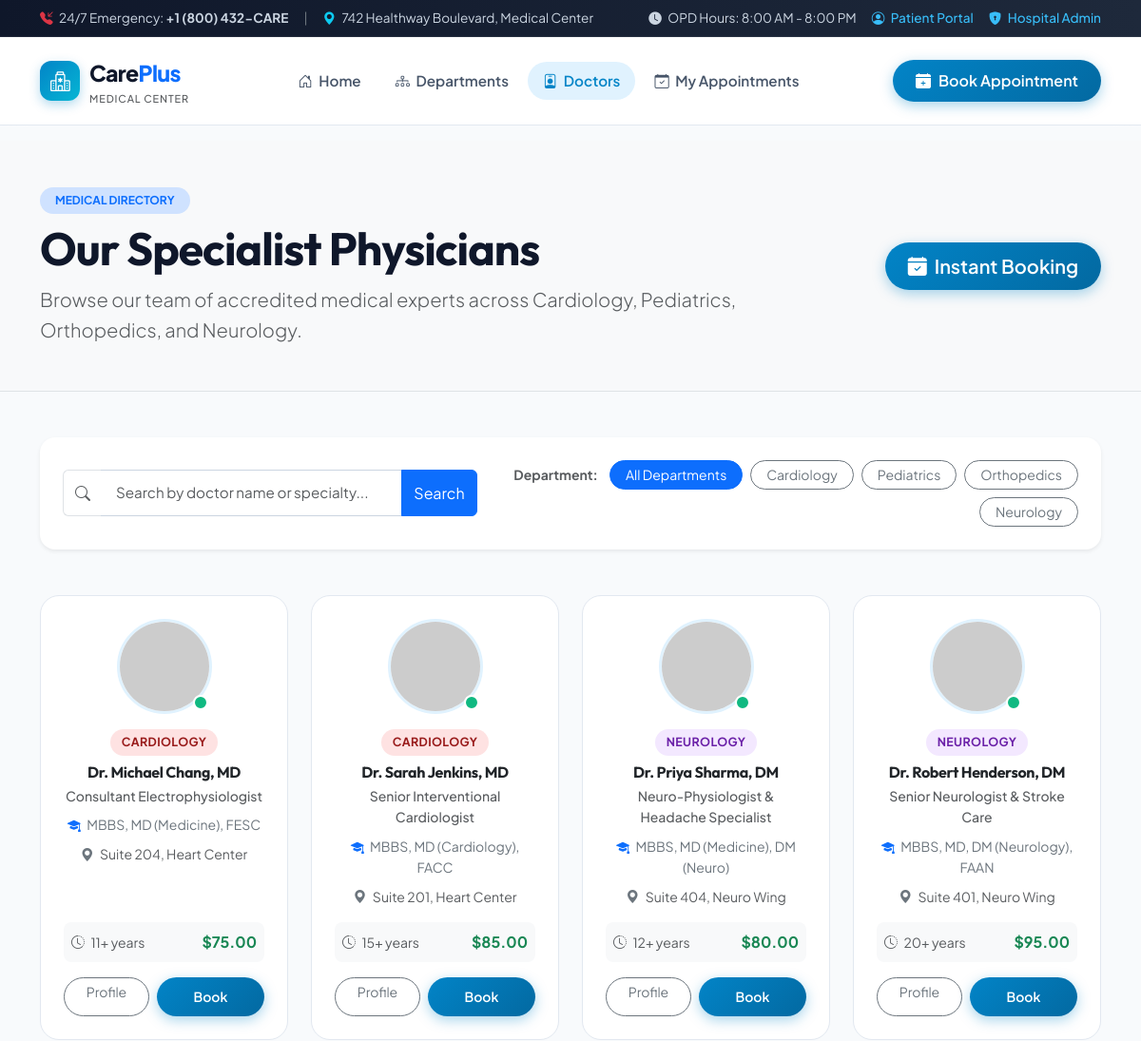
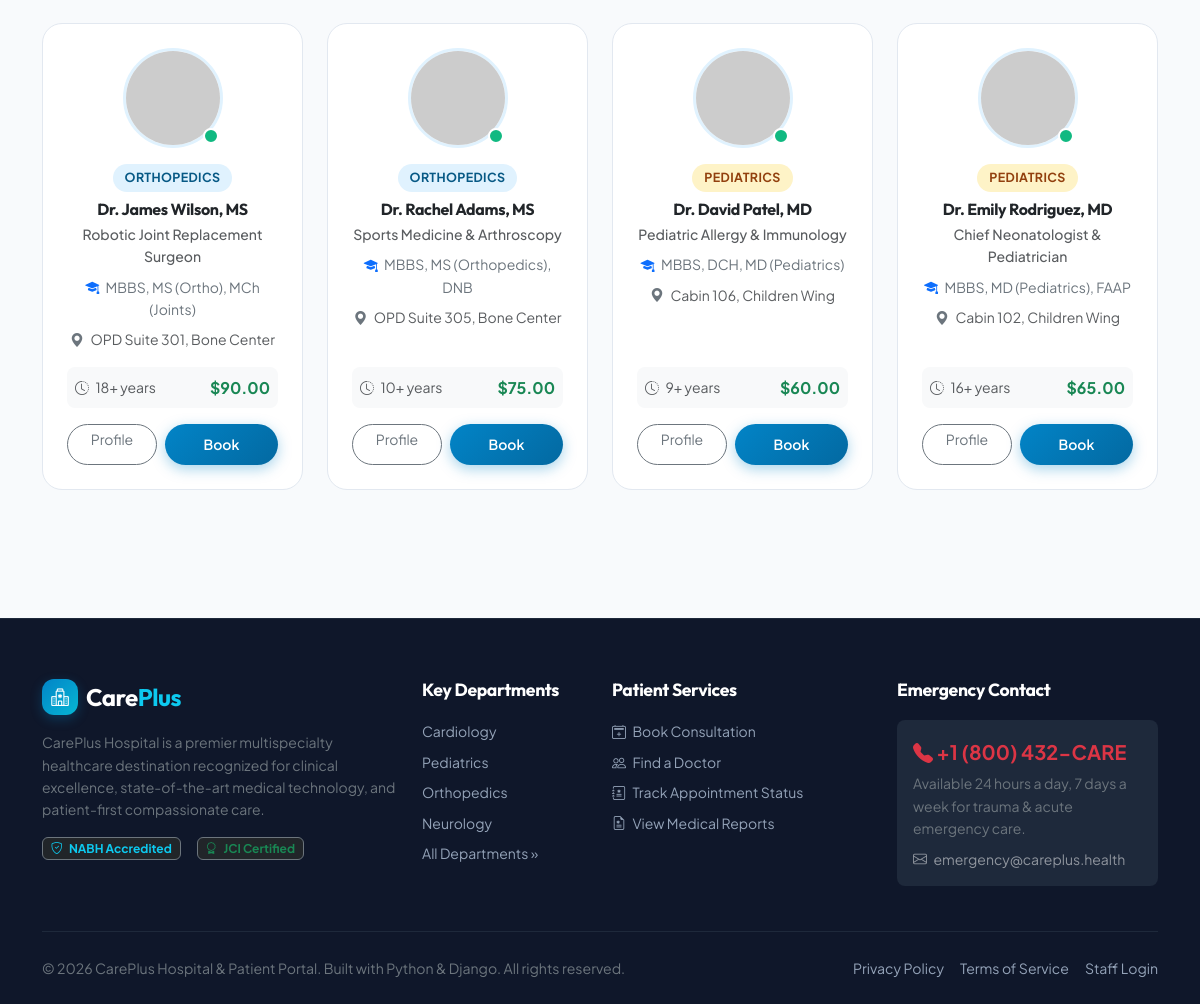
The app's page /doctors/ with its own data (2 pictures, top to bottom).
### appointments/models.py (models this page shows, shortened)
class Doctor(models.Model):
    name = models.CharField(max_length=150, help_text="e.g. Dr. Sarah Jenkins, MD")
    department = models.CharField(max_length=50, choices=DEPARTMENT_CHOICES)
    specialization = models.CharField(max_length=150, help_text="e.g. Interventional Cardiology")
    qualification = models.CharField(max_length=150, help_text="e.g. MBBS, MD, FACC")
    experience_years = models.PositiveIntegerField(default=5, help_text="Years of clinical practice")
    consultation_fee = models.DecimalField(max_digits=8, decimal_places=2, default=50.00)
    room_number = models.CharField(max_length=50, default="Room 101, OPD")
    phone = models.CharField(max_length=20, blank=True)
    email = models.EmailField(blank=True)
    bio = models.TextField(blank=True)
    avatar_url = models.URLField(blank=True, help_text="Image URL for doctor profile")
    is_available = models.BooleanField(default=True)
    created_at = models.DateTimeField(auto_now_add=True)
    class Meta:
        ordering = ['department', 'name']
    @property
    def experience_display(self):
        return f"{self.experience_years}+ years"

### appointments/views.py (the view, shortened to what this page needs)
# urls.py: path('doctors/', views.doctors_list, name='doctors_list'),
def doctors_list(request):
    dept_filter = request.GET.get('dept', '').strip()
    query = request.GET.get('q', '').strip()
    doctors = Doctor.objects.all()
    if dept_filter and dept_filter != 'All':
        doctors = doctors.filter(department__iexact=dept_filter)
    context = {
        'doctors': doctors,
        'departments': [d[0] for d in DEPARTMENT_CHOICES],
        'selected_dept': dept_filter or 'All',
        'search_query': query,
    }
    return render(request, 'appointments/doctors.html', context)

### appointments/templates/appointments/doctors.html (shortened to what this page needs)
{% extends 'appointments/base.html' %}
{% load static %}
{% block content %}
<section class="py-5 bg-light border-bottom">
    <div class="container">
        <div class="row align-items-center">
            <div class="col-lg-8">
                <span class="badge bg-primary-subtle text-primary px-3 py-2 rounded-pill fw-bold text-uppercase mb-2">Medical Directory</span>
                <h1 class="display-5 fw-bold mb-2">Our Specialist Physicians</h1>
                <p class="text-muted mb-0 lead">
                    Browse our team of accredited medical experts across Cardiology, Pediatrics, Orthopedics, and Neurology.
                </p>
            </div>
            <div class="col-lg-4 text-lg-end mt-3 mt-lg-0">
                <a href="{% url 'book_appointment' %}" class="btn btn-primary-care btn-lg">
                    <i class="bi bi-calendar-check-fill"></i> Instant Booking
                </a>
            </div>
        </div>
    </div>
</section>
<section class="py-5">
    <div class="container">
        <div class="card border-0 shadow-sm p-4 rounded-4 mb-5">
            <div class="row g-3 align-items-center">
                <div class="col-lg-5">
                    <form method="GET" action="{% url 'doctors_list' %}" class="d-flex gap-2">
                        <div class="input-group">
                            <span class="input-group-text bg-white border-end-0 text-muted"><i class="bi bi-search"></i></span>
                            <input type="text" name="q" class="form-control border-start-0" placeholder="Search by doctor name or specialty..." value="{{ search_query }}">
                            <button type="submit" class="btn btn-primary">Search</button>
                        </div>
                    </form>
                </div>
                <div class="col-lg-7">
                    <div class="d-flex flex-wrap gap-2 justify-content-lg-end align-items-center">
                        <span class="small fw-bold text-muted me-1">Department:</span>
                        <a href="{% url 'doctors_list' %}{% if search_query %}?q={{ search_query }}{% endif %}" class="btn btn-sm {% if selected_dept == 'All' %}btn-primary{% else %}btn-outline-secondary{% endif %} rounded-pill px-3">
                            All Departments
                        </a>
                        {% for dept in departments %}
                        <a href="{% url 'doctors_list' %}?dept={{ dept }}{% if search_query %}&q={{ search_query }}{% endif %}" class="btn btn-sm {% if selected_dept == dept %}btn-primary{% else %}btn-outline-secondary{% endif %} rounded-pill px-3">
                            {{ dept }}
                        </a>
                        {% endfor %}
                    </div>
                </div>
            </div>
        </div>
        <div class="row g-4">
            {% for doctor in doctors %}
            <div class="col-md-6 col-lg-4 col-xl-3">
                <div class="doctor-card text-center">
                    <div class="doctor-avatar-wrapper">
                        {% if doctor.avatar_url %}
                            <img src="{{ doctor.avatar_url }}" alt="{{ doctor.name }}" class="doctor-avatar-img" onerror="this.onerror=null; this.src='https://ui-avatars.com/api/?name={{ doctor.name|urlencode }}&background=0284c7&color=fff&size=100';">
                        {% else %}
                            <div class="doctor-avatar-fallback">
                                <i class="bi bi-person-fill"></i>
                            </div>
                        {% endif %}
                        <span class="status-indicator-dot {% if doctor.is_available %}status-online{% else %}status-offline{% endif %}" title="{% if doctor.is_available %}Available for Appointments{% else %}Currently Unavailable{% endif %}"></span>
                    </div>
                    <span class="dept-tag dept-tag-{{ doctor.department|lower }} mb-2 mx-auto">
                        {{ doctor.department }}
                    </span>
                    <h5 class="fw-bold mb-1 fs-6">
                        <a href="{% url 'doctor_detail' doctor.id %}" class="text-dark">{{ doctor.name }}</a>
                    </h5>
                    <p class="text-muted small mb-2 fw-medium">{{ doctor.specialization }}</p>
                    <div class="text-secondary small mb-2">
                        <i class="bi bi-mortarboard-fill text-primary me-1"></i> {{ doctor.qualification }}
                    </div>
                    <div class="small text-muted mb-3">
                        <i class="bi bi-geo-alt-fill text-secondary me-1"></i> {{ doctor.room_number }}
                    </div>
                    <div class="d-flex justify-content-between align-items-center bg-light p-2 rounded-3 small mb-3 mt-auto">
                        <span class="text-muted"><i class="bi bi-clock-history me-1"></i> {{ doctor.experience_display }}</span>
                        <span class="fw-bold text-success fs-6">${{ doctor.consultation_fee }}</span>
                    </div>
                    <div class="d-flex gap-2">
                        <a href="{% url 'doctor_detail' doctor.id %}" class="btn btn-sm btn-outline-secondary flex-fill rounded-pill">
                            Profile
                        </a>
                        {% if doctor.is_available %}
                            <a href="{% url 'book_appointment_with_doctor' doctor.id %}" class="btn btn-sm btn-primary-care flex-fill justify-content-center">
                                Book
                            </a>
                        {% else %}
                            <button class="btn btn-sm btn-secondary flex-fill rounded-pill" disabled>
                                Unavailable
                            </button>
                        {% endif %}
                    </div>
                </div>
            </div>
            {% endfor %}
        </div>
    </div>
</section>
{% endblock %}

### appointments/templates/appointments/base.html (shortened to what this page needs)
{% load static %}
<!DOCTYPE html>
<html lang="en">
<head>
    <link href="https://cdn.jsdelivr.net/npm/bootstrap@5.3.3/dist/css/bootstrap.min.css" rel="stylesheet">
    <link rel="stylesheet" href="https://cdn.jsdelivr.net/npm/bootstrap-icons@1.11.3/font/bootstrap-icons.min.css">
    <link rel="stylesheet" href="{% static 'css/hospital.css' %}">
</head>
<body>
    <div class="top-bar no-print">
        <div class="container d-flex flex-wrap justify-content-between align-items-center">
            <div class="d-flex align-items-center gap-3">
                <span><i class="bi bi-telephone-inbound-fill text-danger me-1"></i> 24/7 Emergency: <strong>+1 (800) 432-CARE</strong></span>
                <span class="d-none d-md-inline text-secondary">|</span>
                <span class="d-none d-md-inline"><i class="bi bi-geo-alt-fill text-info me-1"></i> 742 Healthway Boulevard, Medical Center</span>
            </div>
            <div class="d-flex align-items-center gap-3">
                <span class="d-none d-lg-inline"><i class="bi bi-clock-fill me-1"></i> OPD Hours: 8:00 AM - 8:00 PM</span>
                <a href="{% url 'patient_dashboard' %}"><i class="bi bi-person-circle me-1"></i> Patient Portal</a>
                <a href="/admin/" target="_blank"><i class="bi bi-shield-lock-fill me-1"></i> Hospital Admin</a>
            </div>
        </div>
    </div>
    <nav class="navbar navbar-expand-lg navbar-careplus sticky-top no-print">
        <div class="container">
            <a class="navbar-brand navbar-brand-logo" href="{% url 'home' %}">
                <div class="brand-icon">
                    <i class="bi bi-hospital"></i>
                </div>
                <div>
                    <span>Care<span class="text-primary">Plus</span></span>
                    <span class="d-block text-muted" style="font-size: 0.68rem; font-weight: 500; letter-spacing: 0.08em; text-transform: uppercase;">Medical Center</span>
                </div>
            </a>
            <div class="collapse navbar-collapse" id="careplusNavbar">
                <ul class="navbar-nav mx-auto mb-2 mb-lg-0 gap-1">
                    <li class="nav-item">
                        <a class="nav-link {% if request.resolver_match.url_name == 'home' %}active{% endif %}" href="{% url 'home' %}">
                            <i class="bi bi-house-door me-1"></i> Home
                        </a>
                    </li>
                    <li class="nav-item">
                        <a class="nav-link {% if 'departments' in request.resolver_match.url_name %}active{% endif %}" href="{% url 'departments_list' %}">
                            <i class="bi bi-diagram-3 me-1"></i> Departments
                        </a>
                    </li>
                    <li class="nav-item">
                        <a class="nav-link {% if 'doctor' in request.resolver_match.url_name %}active{% endif %}" href="{% url 'doctors_list' %}">
                            <i class="bi bi-person-badge me-1"></i> Doctors
                        </a>
                    </li>
                    <li class="nav-item">
                        <a class="nav-link {% if request.resolver_match.url_name == 'patient_dashboard' %}active{% endif %}" href="{% url 'patient_dashboard' %}">
                            <i class="bi bi-calendar-check me-1"></i> My Appointments
                        </a>
                    </li>
                </ul>
                <div class="d-flex align-items-center gap-2">
                    <a href="{% url 'book_appointment' %}" class="btn btn-primary-care">
                        <i class="bi bi-calendar-plus-fill"></i> Book Appointment
                    </a>
                </div>
            </div>
        </div>
    </nav>
    <main>
        {% block content %}{% endblock %}
    </main>
    <footer class="hospital-footer no-print">
        <div class="container">
            <div class="row g-4">
                <div class="col-lg-4 col-md-6">
                    <div class="d-flex align-items-center gap-2 mb-3">
                        <div class="brand-icon" style="width: 36px; height: 36px; font-size: 1.1rem;">
                            <i class="bi bi-hospital"></i>
                        </div>
                        <h4 class="text-white mb-0">Care<span class="text-info">Plus</span></h4>
                    </div>
                    <p class="small text-secondary mb-3">
                        CarePlus Hospital is a premier multispecialty healthcare destination recognized for clinical excellence, state-of-the-art medical technology, and patient-first compassionate care.
                    </p>
                    <div class="d-flex gap-3 text-secondary">
                        <span class="badge bg-dark border border-secondary text-info"><i class="bi bi-shield-check me-1"></i> NABH Accredited</span>
                        <span class="badge bg-dark border border-secondary text-success"><i class="bi bi-award me-1"></i> JCI Certified</span>
                    </div>
                </div>
                <div class="col-lg-2 col-md-6">
                    <h5>Key Departments</h5>
                    <ul class="list-unstyled d-flex flex-column gap-2 small">
                        <li><a href="{% url 'department_detail' 'Cardiology' %}">Cardiology</a></li>
                        <li><a href="{% url 'department_detail' 'Pediatrics' %}">Pediatrics</a></li>
                        <li><a href="{% url 'department_detail' 'Orthopedics' %}">Orthopedics</a></li>
                        <li><a href="{% url 'department_detail' 'Neurology' %}">Neurology</a></li>
                        <li><a href="{% url 'departments_list' %}">All Departments &raquo;</a></li>
                    </ul>
                </div>
                <div class="col-lg-3 col-md-6">
                    <h5>Patient Services</h5>
                    <ul class="list-unstyled d-flex flex-column gap-2 small">
                        <li><a href="{% url 'book_appointment' %}"><i class="bi bi-calendar2-plus me-1"></i> Book Consultation</a></li>
                        <li><a href="{% url 'doctors_list' %}"><i class="bi bi-people me-1"></i> Find a Doctor</a></li>
                        <li><a href="{% url 'patient_dashboard' %}"><i class="bi bi-journal-medical me-1"></i> Track Appointment Status</a></li>
                        <li><a href="{% url 'patient_dashboard' %}"><i class="bi bi-file-earmark-medical me-1"></i> View Medical Reports</a></li>
                    </ul>
                </div>
                <div class="col-lg-3 col-md-6">
                    <h5>Emergency Contact</h5>
                    <div class="p-3 rounded-3" style="background-color: #1e293b;">
                        <div class="text-danger fw-bold fs-5 mb-1"><i class="bi bi-telephone-fill"></i> +1 (800) 432-CARE</div>
                        <div class="small text-secondary mb-2">Available 24 hours a day, 7 days a week for trauma & acute emergency care.</div>
                        <div class="small text-white-50"><i class="bi bi-envelope me-1"></i> emergency@careplus.health</div>
                    </div>
                </div>
            </div>
            <div class="footer-bottom d-flex flex-wrap justify-content-between align-items-center text-secondary">
                <div>
                    &copy; {% now "Y" %} CarePlus Hospital & Patient Portal. Built with Python & Django. All rights reserved.
                </div>
                <div class="d-flex gap-3">
                    <a href="{% url 'home' %}">Privacy Policy</a>
                    <a href="{% url 'home' %}">Terms of Service</a>
                    <a href="/admin/">Staff Login</a>
                </div>
            </div>
        </div>
    </footer>
</body>
</html>

### records on screen
Doctor: is_available True (drawn), department "CARDIOLOGY", name "Dr. Michael Chang, MD", specialization "Consultant Electrophysiologist", qualification "MBBS, MD (Medicine), FESC", room_number "Suite 204, Heart Center", experience_display "11+ years", consultation_fee "75.00"
Doctor: is_available True (drawn), department "CARDIOLOGY", name "Dr. Sarah Jenkins, MD", specialization "Senior Interventional Cardiologist", qualification "MBBS, MD (Cardiology), FACC", room_number "Suite 201, Heart Center", experience_display "15+ years", consultation_fee "85.00"
Doctor: is_available True (drawn), department "NEUROLOGY", name "Dr. Priya Sharma, DM", specialization "Neuro-Physiologist & Headache Specialist", qualification "MBBS, MD (Medicine), DM (Neuro)", room_number "Suite 404, Neuro Wing", experience_display "12+ years", consultation_fee "80.00"
Doctor: is_available True (drawn), department "NEUROLOGY", name "Dr. Robert Henderson, DM", specialization "Senior Neurologist & Stroke Care", qualification "MBBS, MD, DM (Neurology), FAAN", room_number "Suite 401, Neuro Wing", experience_display "20+ years", consultation_fee "95.00"
Doctor: is_available True (drawn), department "ORTHOPEDICS", name "Dr. James Wilson, MS", specialization "Robotic Joint Replacement Surgeon", qualification "MBBS, MS (Ortho), MCh (Joints)", room_number "OPD Suite 301, Bone Center", experience_display "18+ years", consultation_fee "90.00"
Doctor: is_available True (drawn), department "ORTHOPEDICS", name "Dr. Rachel Adams, MS", specialization "Sports Medicine & Arthroscopy", qualification "MBBS, MS (Orthopedics), DNB", room_number "OPD Suite 305, Bone Center", experience_display "10+ years", consultation_fee "75.00"
Doctor: is_available True (drawn), department "PEDIATRICS", name "Dr. David Patel, MD", specialization "Pediatric Allergy & Immunology", qualification "MBBS, DCH, MD (Pediatrics)", room_number "Cabin 106, Children Wing", experience_display "9+ years", consultation_fee "60.00"
Doctor: is_available True (drawn), department "PEDIATRICS", name "Dr. Emily Rodriguez, MD", specialization "Chief Neonatologist & Pediatrician", qualification "MBBS, MD (Pediatrics), FAAP", room_number "Cabin 102, Children Wing", experience_display "16+ years", consultation_fee "65.00"

### other values on screen
{{ dept }} "Cardiology" "Pediatrics" "Orthopedics" "Neurology"
